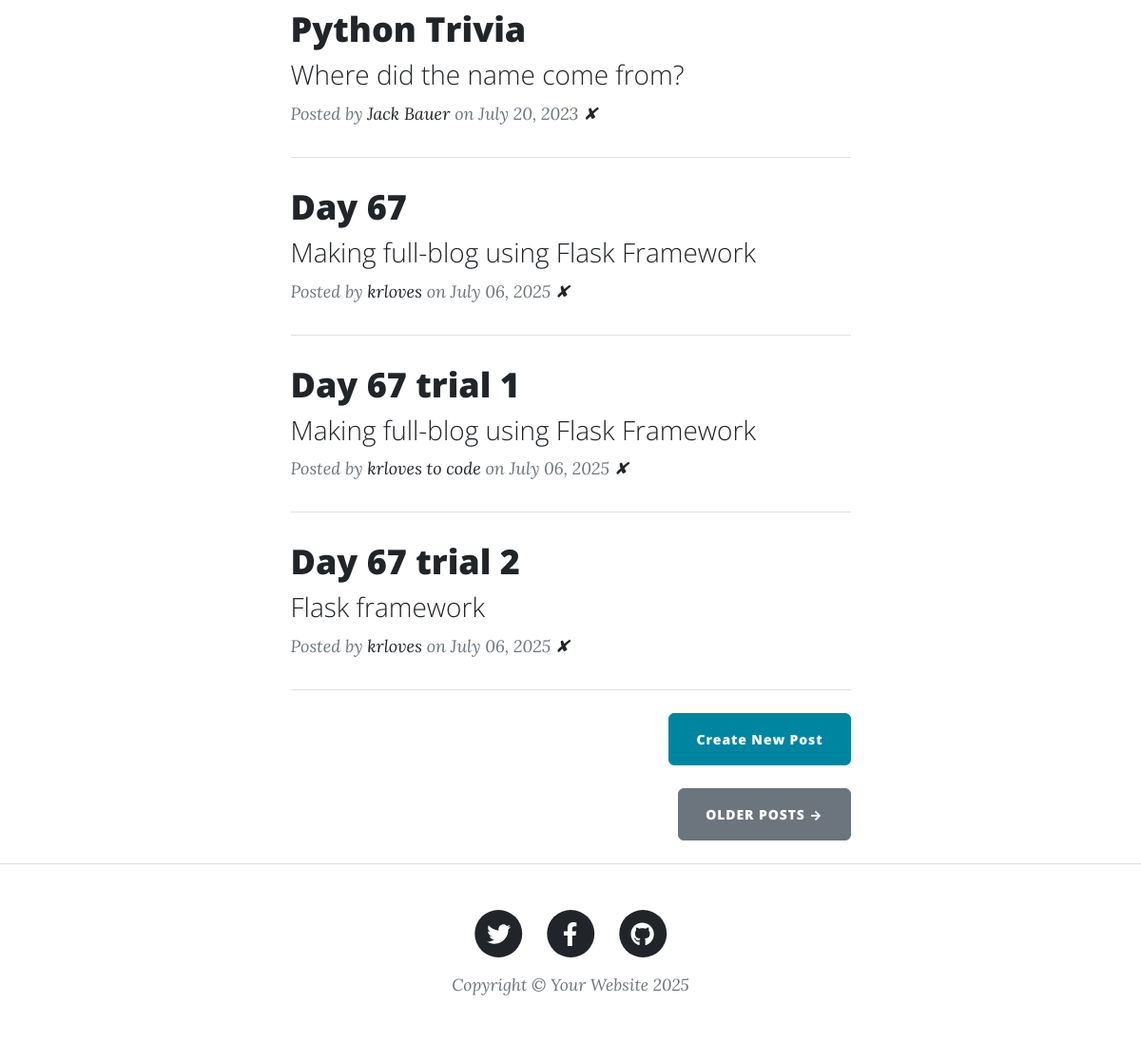
Before: / (lower part) with the older database file.
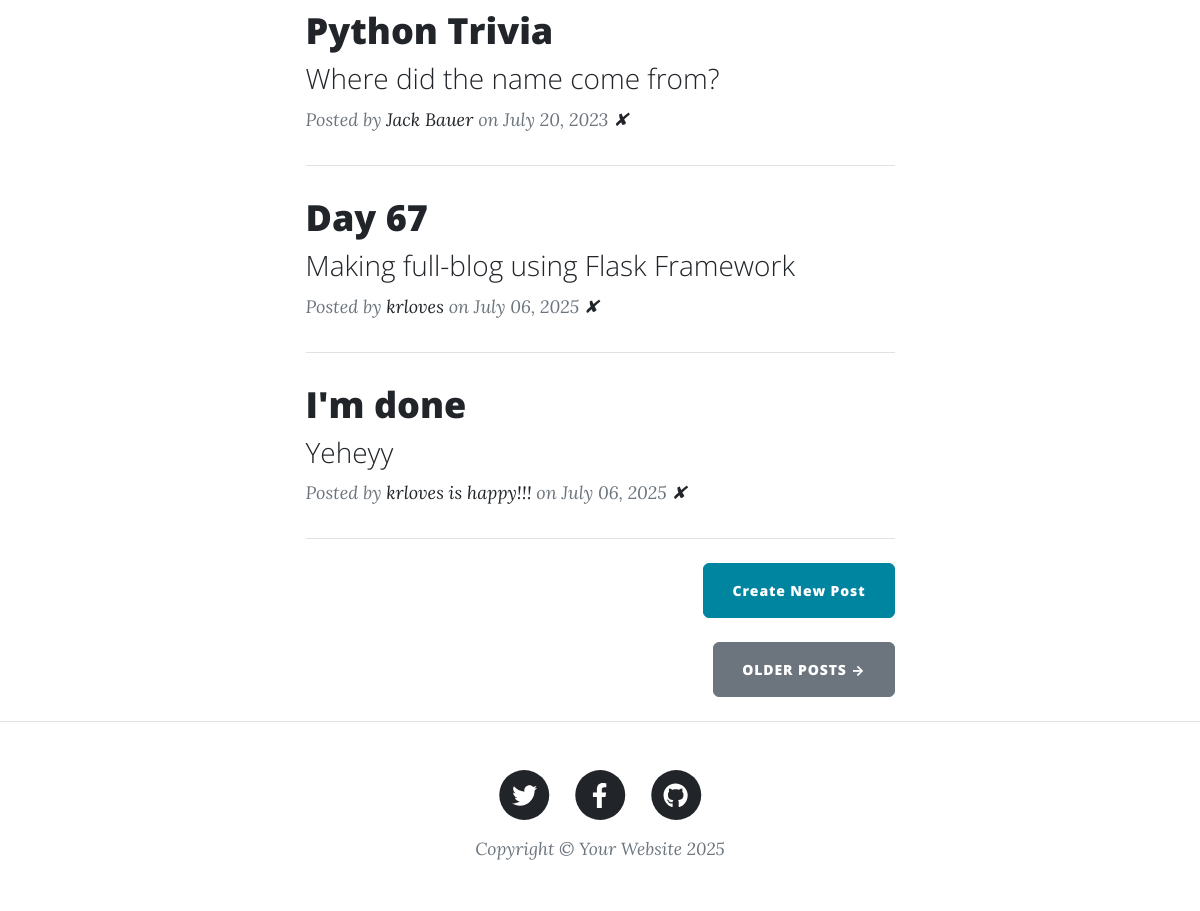
After: the same page with the newer database file.
### main.py (models this page shows)
class BlogPost(db.Model):
    id: Mapped[int] = mapped_column(Integer, primary_key=True)
    title: Mapped[str] = mapped_column(String(250), unique=True, nullable=False)
    subtitle: Mapped[str] = mapped_column(String(250), nullable=False)
    date: Mapped[str] = mapped_column(String(250), nullable=False)
    body: Mapped[str] = mapped_column(Text, nullable=False)
    author: Mapped[str] = mapped_column(String(250), nullable=False)
    img_url: Mapped[str] = mapped_column(String(250), nullable=False)

### main.py (the view)
@app.route('/')
def get_all_posts():
    result = db.session.execute(db.select(BlogPost)).scalars().all()
    posts = [blog for blog in result]
    return render_template("index.html", all_posts=posts)

### templates/index.html (shortened to what this page needs)
{% include "header.html" %}
<div class="container px-4 px-lg-5">
  <div class="row gx-4 gx-lg-5 justify-content-center">
    <div class="col-md-10 col-lg-8 col-xl-7">
      {% for post in all_posts %}
      <div class="post-preview">
        <a href="{{ url_for('show_post', post_id=post.id) }}">
          <h2 class="post-title">{{ post.title }}</h2>
          <h3 class="post-subtitle">{{ post.subtitle }}</h3>
        </a>
        <p class="post-meta">
          Posted by
          <a href="{{ url_for('show_post', post_id=post.id) }}">{{post.author}}</a>
          on {{post.date}}
          <a href=" {{ url_for('delete_post', post_id=post.id) }}">✘</a>
        </p>
      </div>
      <hr class="my-4" />
      {% endfor %}
      <div class="d-flex justify-content-end mb-4">
        <a
          class="btn btn-primary float-right"
          href="{{ url_for('add_new_post') }}"
          >Create New Post
        </a>
      </div>
      <div class="d-flex justify-content-end mb-4">
        <a class="btn btn-secondary text-uppercase" href="#!">Older Posts →</a>
      </div>
    </div>
  </div>
</div>
{% include "footer.html" %}

Changed rows visible on the page:
removed BlogPost: title "Day 67 trial 2", subtitle "Flask framework", author "krloves", date "July 06, 2025"
changed BlogPost: title "Day 67 trial 1" → "I'm done"; subtitle "Making full-blog using Flask Framework" → "Yeheyy"; author "krloves to code" → "krloves is happy!!!"
